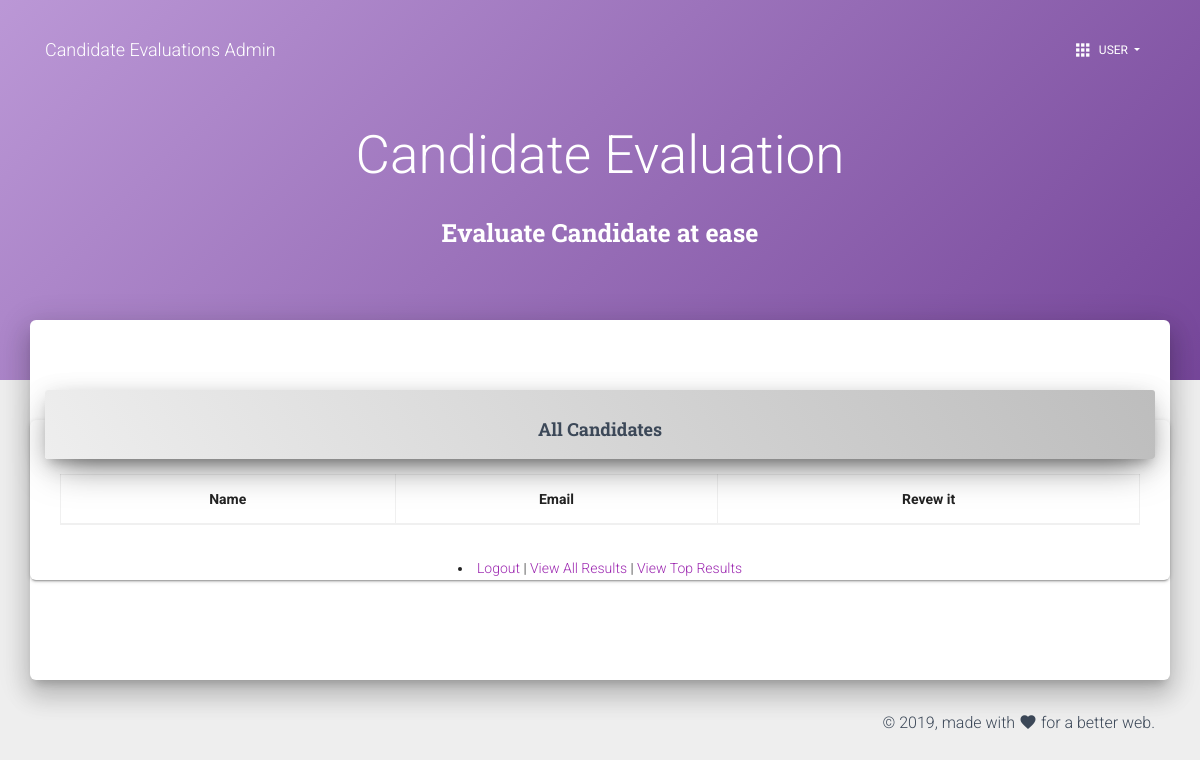
The page /user/dashboard/ (signed in) on the database as committed earlier.
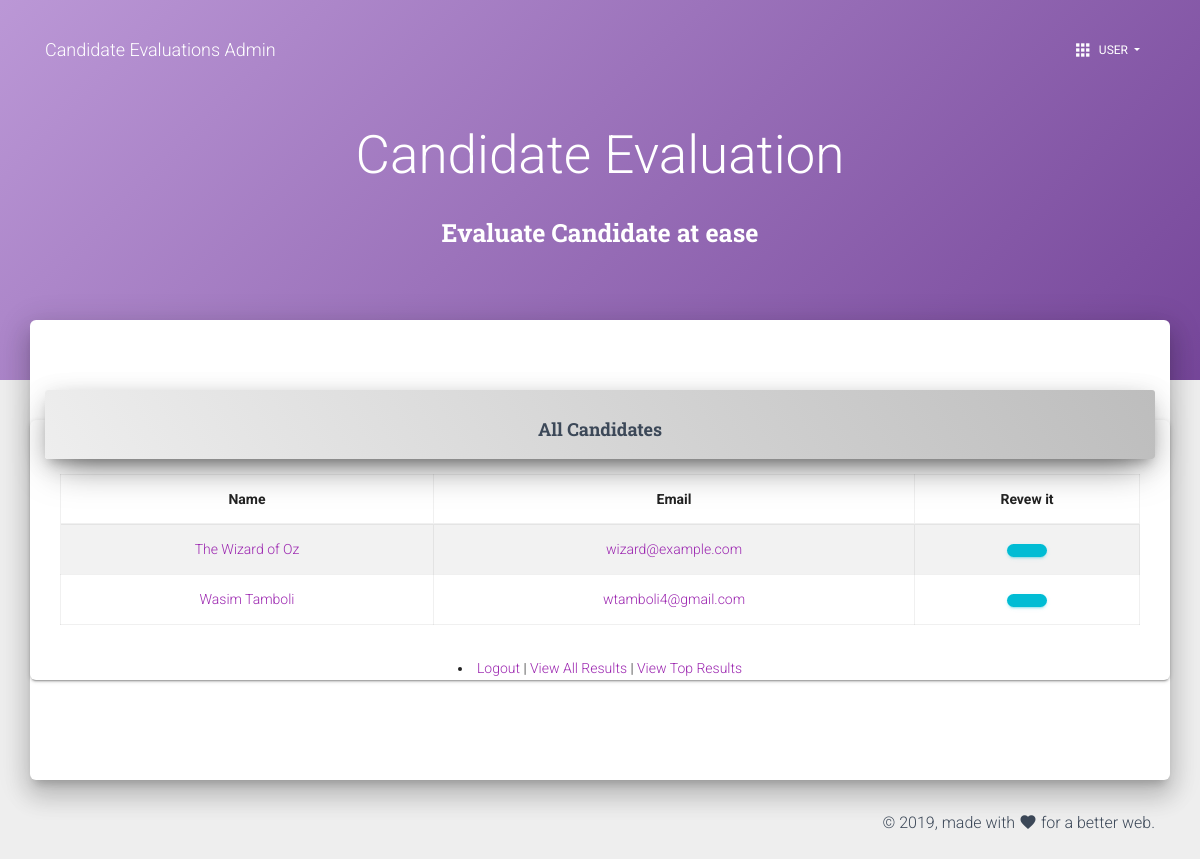
The same page on the database as committed later.
### candidate/models.py (models this page shows)
class Contact(models.Model):
    name = models.CharField(max_length=30)
    email = models.EmailField(max_length=254, primary_key=True)
    web_address = models.URLField(max_length=60)
    cover_letter = models.CharField(
        max_length=2000,
        help_text='Write here your message!'
    )
    like_working = models.IntegerField(choices=WORKING_CHOICES, default=1)
    file_path = models.FileField(upload_to='documents/', validators=[FileExtensionValidator(allowed_extensions=['pdf'])])

### users/views.py (the view)
# urls.py: path('dashboard/', views.dashboard, name='dashboard'),
@login_required()
def dashboard(request):
	data = Contact.objects.all()
	print(data)
	return render(request, 'dashboard.html', {'data': data})

### templates/dashboard.html (shortened to what this page needs)
{% extends 'base.html' %}
{% block content %}
  <div class="page-header header-filter clear-filter purple-filter" data-parallax="true">
  	<div class="container">
      <div class="row">
        <div class="col-md-8 ml-auto mr-auto">
          <div class="brand text-center">
            <h1>Candidate Evaluation</h1>
            <h3 class="title text-center">Evaluate Candidate at ease</h3>
          </div>
        </div>
      </div>
    </div>
  </div>
  <div class="main main-raised">
    <div class="container">
      <div class="section text-center">
		<div class="content">
		    <div class="row">
				<div class="card">
		            <div class="card-header">
		                <h4 class="card-title">All Candidates</h4>
		            </div>
		            <div class="card-body">
		                <table id="summary_table" class="table table-striped table-bordered display" style="width:100%">
			                <thead>
			                <tr >
			                    <th>Name</th>
			                    <th>Email</th>
			                    <th>Revew it</th>
			                </tr>
			                </thead>
			                <tbody>
			                {% if data %}
			                    {% for candidate in data %}
				                    <tr>
				                        <td><a href="{% url 'users:detail' candidate.email %}">{{ candidate.name }}</a></td>
				                        <td><a href="{% url 'users:evaluate' candidate.email %}">{{ candidate.email }}</a></td>
				                        <td class="text-center">
				                            <a class="btn btn-round btn-info btn-icon btn-icon btn-sm download"
				                            href="{% url 'users:evaluate' candidate.email %}"
				                            style="align-content: center">
				                            </a>
				                        </td>
				                    </tr>
				                {% endfor %}
				            {% endif %}
			                </tbody>
		                </table>
		            </div>
		            <li><a href="{% url 'logout' %}">Logout</a> | <a href="{% url 'users:allresults' %}">View All Results</a> | <a href="{% url 'users:topresults' %}">View Top Results</a></li>
		        </div>
		    </div>
		</div>
      </div>
    </div>
  </div>
{% endblock %}

### templates/base.html (shortened to what this page needs)
{% load static %}
<!DOCTYPE html>
<html>
<head>
  <link rel="stylesheet" href="https://maxcdn.bootstrapcdn.com/font-awesome/latest/css/font-awesome.min.css">
  <link rel="stylesheet" href="{% static '/assets/css/material-kit.css' %}">
</head>
<body class="profile-page sidebar-collapse">
  <nav class="navbar navbar-color-on-scroll navbar-transparent fixed-top navbar-expand-lg" color-on-scroll="100">
    <div class="container">
      <div class="navbar-translate">
        <a class="navbar-brand" href="{% url 'users:dashboard' %}">
          Candidate Evaluations Admin</a>
      </div>
      <div class="collapse navbar-collapse">
        <ul class="navbar-nav ml-auto">
          <li class="dropdown nav-item">
            <a href="#" class="dropdown-toggle nav-link" data-toggle="dropdown">
              <i class="material-icons">apps</i> User
            </a>
          </li>
        </ul>
      </div>
    </div>
  </nav>
  {% block content %}
  {% endblock %}
  <footer class="footer footer-default">
    <div class="container">
      <div class="copyright float-right">
        &copy;
        , made with <i class="material-icons">favorite</i> for a better web.
      </div>
    </div>
  </footer>
</body>
</html>

Rows that differ between the two databases and show on the page:
added Contact: name "The Wizard of Oz", email "wizard@example.com"
added Contact: name "Wasim Tamboli", email "wtamboli4@gmail.com"
